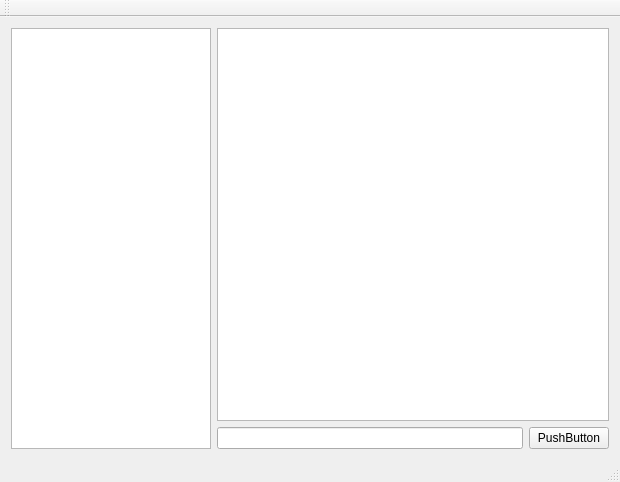
<?xml version="1.0" encoding="UTF-8"?>
<ui version="4.0">
 <class>MainWindow</class>
 <widget class="QMainWindow" name="MainWindow">
  <property name="geometry">
   <rect>
    <x>0</x>
    <y>0</y>
    <width>620</width>
    <height>482</height>
   </rect>
  </property>
  <property name="windowTitle">
   <string>MainWindow</string>
  </property>
  <widget class="QWidget" name="centralWidget">
   <layout class="QHBoxLayout" name="horizontalLayout_2">
    <item>
     <widget class="QListWidget" name="userList">
      <property name="maximumSize">
       <size>
        <width>200</width>
        <height>16777215</height>
       </size>
      </property>
     </widget>
    </item>
    <item>
     <layout class="QVBoxLayout" name="verticalLayout">
      <item>
       <widget class="QListWidget" name="listMesseges"/>
      </item>
      <item>
       <layout class="QHBoxLayout" name="horizontalLayout">
        <item>
         <widget class="QLineEdit" name="messegeLine"/>
        </item>
        <item>
         <widget class="QPushButton" name="sendButton">
          <property name="text">
           <string>PushButton</string>
          </property>
         </widget>
        </item>
       </layout>
      </item>
     </layout>
    </item>
   </layout>
  </widget>
  <widget class="QMenuBar" name="menuBar">
   <property name="geometry">
    <rect>
     <x>0</x>
     <y>0</y>
     <width>620</width>
     <height>22</height>
    </rect>
   </property>
  </widget>
  <widget class="QToolBar" name="mainToolBar">
   <attribute name="toolBarArea">
    <enum>TopToolBarArea</enum>
   </attribute>
   <attribute name="toolBarBreak">
    <bool>false</bool>
   </attribute>
  </widget>
  <widget class="QStatusBar" name="statusBar"/>
 </widget>
 <layoutdefault spacing="6" margin="11"/>
 <resources/>
 <connections/>
</ui>
